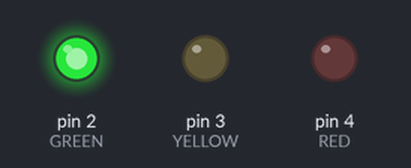
Bench run of a sketch on a simulated Arduino Uno, built with avr-gcc and run on an emulated ATmega328P. Shown: output pins drawn as LEDs (lit = HIGH).

Above: at 0.5 s.
At 1.5 s:
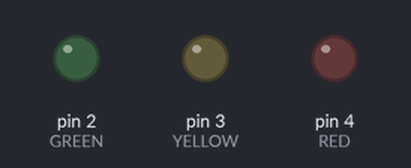
At 2.7 s:
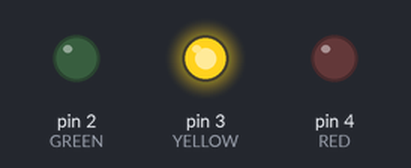
At 3.7 s:
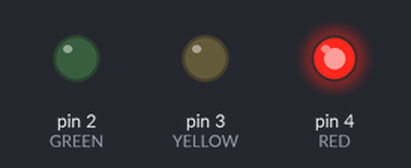
Timing chart, 0 to 5.5 s (numbered marks = the images above):
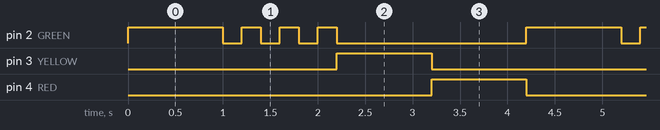

The sketch:

1.traffic_light.ino
```cpp
#define GREEN 2
#define YELLOW 3
#define RED 4
#define DELAY 1000
#define BLINK_DELAY 200

void setup() {
  pinMode(GREEN, OUTPUT);
  pinMode(YELLOW, OUTPUT);
  pinMode(RED, OUTPUT);

  digitalWrite(GREEN, LOW);
  digitalWrite(GREEN, LOW);
  digitalWrite(GREEN, LOW);
}

void loop() {

  glow_amount_time(GREEN, DELAY);
  blink(GREEN, BLINK_DELAY, 3);
  glow_amount_time(YELLOW, DELAY);
  glow_amount_time(RED, DELAY);

}

void glow_amount_time(uint8_t pin, unsigned long time)
{
  digitalWrite(pin, HIGH);
  delay(time);
  digitalWrite(pin, LOW);
}

void blink(uint8_t pin, unsigned long delay_time, int count)
{
  for(int i = 0; i < count; i++)
  {
    digitalWrite(pin, LOW);
    delay(delay_time);
    digitalWrite(pin, HIGH);
    delay(delay_time);
    digitalWrite(pin, LOW);
  }
}
```

Measured:
- by itself, pin 2 (GREEN): repeats every 4.2 s: 3 × (LOW 0.20 s, HIGH 0.20 s), LOW 2.0 s, HIGH 1.0 s
- by itself, pin 3 (YELLOW), pin 4 (RED): alternates HIGH for 1.0 s and LOW for 3.2 s
- by itself, everything shown: repeats every 4.2 s, in 10 steps
